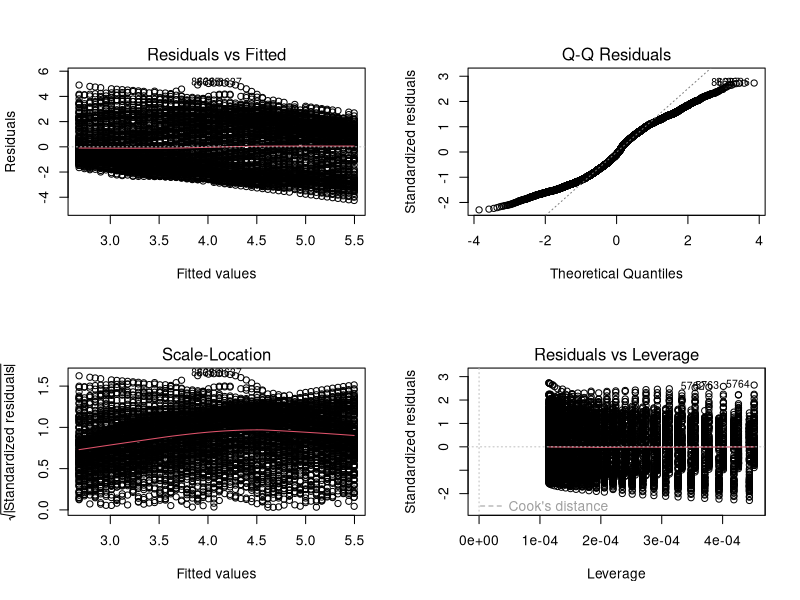
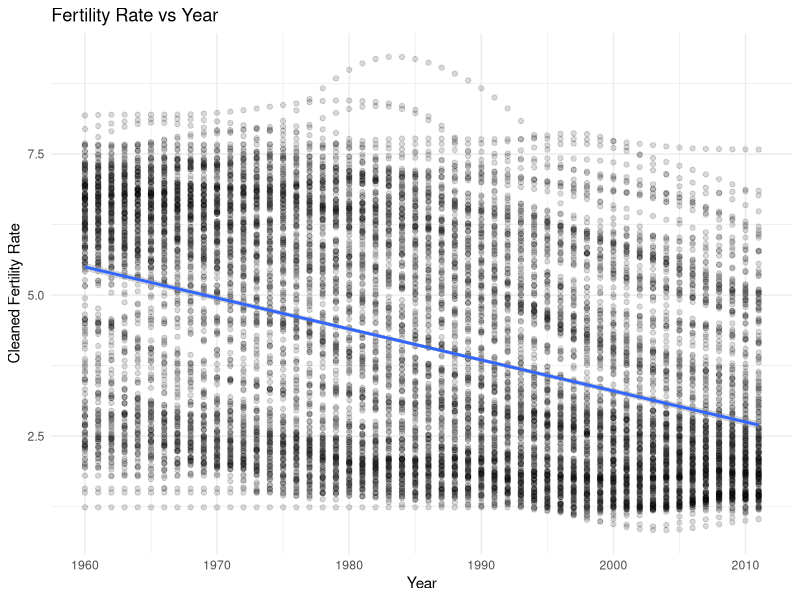
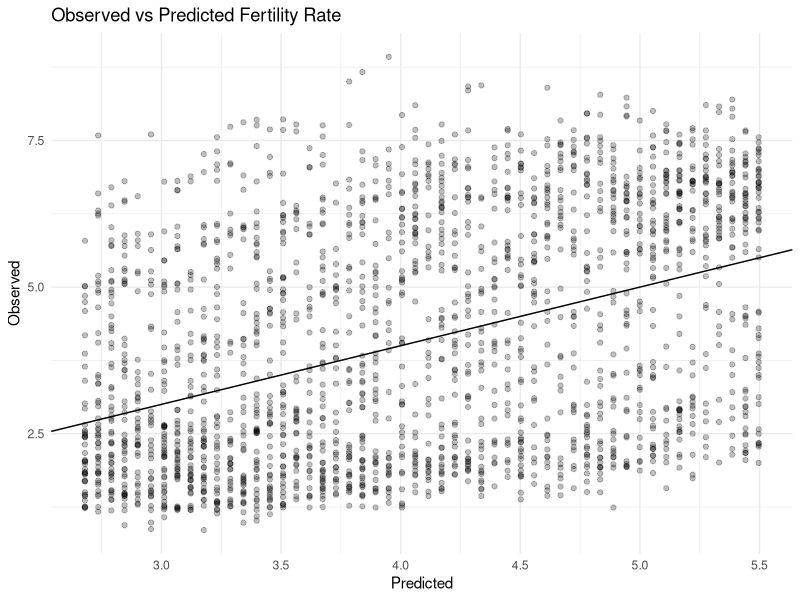

Recreate these plots in R, in order.
# YUVO Week 3 - Statistical Analysis and Predictive Modeling using R
# Name: Arati Bhokare
# Dataset: World Bank Fertility Rate (1960-2011), cleaned in Week 1

library(readr)
library(dplyr)
library(ggplot2)
library(caret)

data <- read_csv("week1_fertility_cleaned.csv")

analysis_df <- data %>%
  select(Country_Name = `Country Name`,
         Country_Code = `Country Code`,
         Year,
         FertilityRate_Clean) %>%
  filter(!is.na(FertilityRate_Clean))

# Descriptive statistics
summary(analysis_df$FertilityRate_Clean)
mean(analysis_df$FertilityRate_Clean)
sd(analysis_df$FertilityRate_Clean)

# Correlation and hypothesis test
cor_test <- cor.test(analysis_df$Year, analysis_df$FertilityRate_Clean,
                     method = "pearson")
print(cor_test)

# Normality check (Shapiro-Wilk is applied to a sample because n is large)
set.seed(42)

# Train/test split: 80/20
train_index <- createDataPartition(analysis_df$FertilityRate_Clean,
                                   p = 0.80, list = FALSE)

train_data <- analysis_df[train_index, ]
test_data  <- analysis_df[-train_index, ]

# Linear regression
model <- lm(FertilityRate_Clean ~ Year, data = train_data)
summary(model)

# Predictions and evaluation
test_data$Predicted <- predict(model, newdata = test_data)
rmse <- sqrt(mean((test_data$FertilityRate_Clean - test_data$Predicted)^2))
mae <- mean(abs(test_data$FertilityRate_Clean - test_data$Predicted))
r2 <- cor(test_data$FertilityRate_Clean, test_data$Predicted)^2

cat("Test RMSE:", rmse, "\n")
cat("Test MAE:", mae, "\n")
cat("Test R-squared:", r2, "\n")

# 5-fold cross-validation
ctrl <- trainControl(method = "cv", number = 5)
cv_model <- train(FertilityRate_Clean ~ Year,
                  data = analysis_df,
                  method = "lm",
                  trControl = ctrl,
                  metric = "RMSE")
print(cv_model)

# Diagnostic plots
par(mfrow = c(2,2))
plot(model)

# Residual normality check
res <- residuals(model)
set.seed(42)
res_sample <- sample(res, min(length(res), 5000))
shapiro.test(res_sample)

# Optional polynomial comparison
quad_model <- lm(FertilityRate_Clean ~ Year + I(Year^2), data = train_data)
summary(quad_model)

# Visualizations
ggplot(analysis_df, aes(x = Year, y = FertilityRate_Clean)) +
  geom_point(alpha = 0.15) +
  geom_smooth(method = "lm", se = TRUE) +
  labs(title = "Fertility Rate vs Year",
       x = "Year", y = "Cleaned Fertility Rate") +
  theme_minimal()

ggplot(test_data, aes(x = Predicted, y = FertilityRate_Clean)) +
  geom_point(alpha = 0.25) +
  geom_abline(slope = 1, intercept = 0) +
  labs(title = "Observed vs Predicted Fertility Rate",
       x = "Predicted", y = "Observed") +
  theme_minimal()
